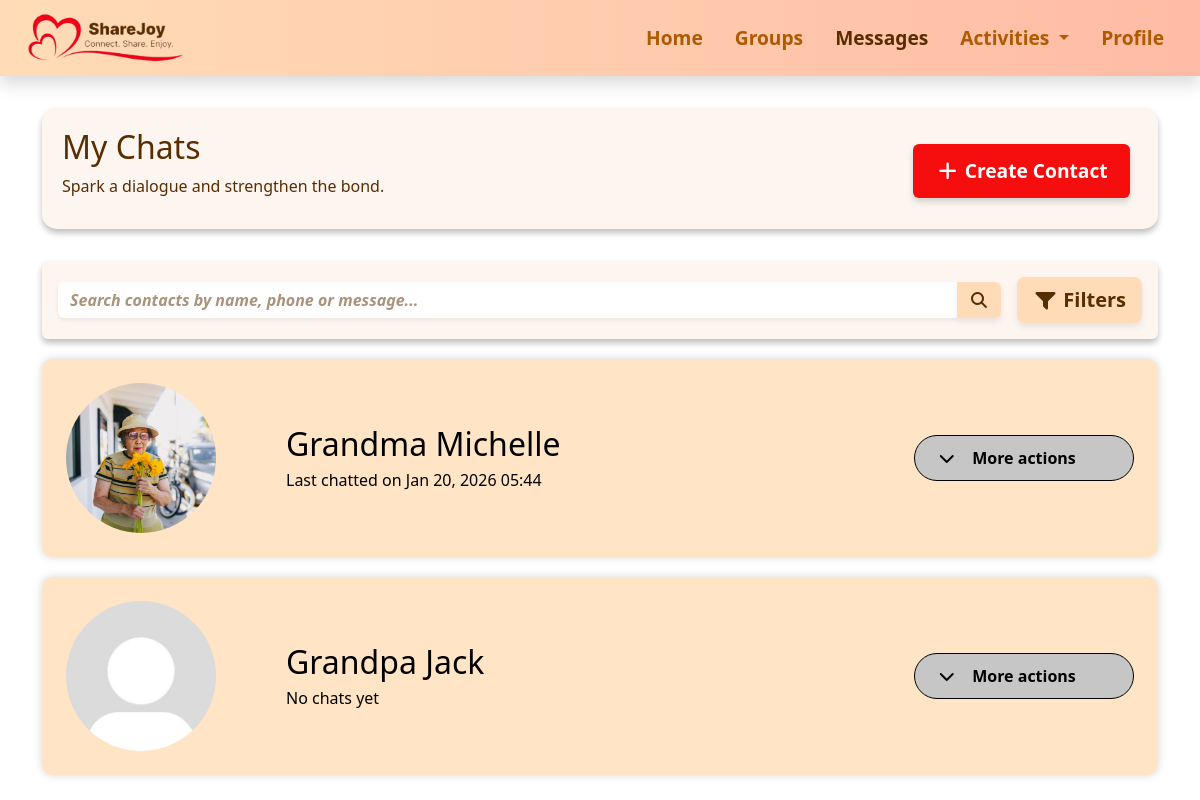
The page /messages on the database its author committed.
### messages.py (models this page shows)
class Contact(db.Model):
    __tablename__ = 'contact'
    id = db.Column(db.Integer, primary_key=True)
    name = db.Column(db.String(100), nullable=False)
    phone = db.Column(db.String(20))
    short_desc = db.Column(db.String(120))
    image_url = db.Column(db.String(200))
    messages = db.relationship("Message", backref="contact", lazy=True)
    chat_group = db.Column(db.String(50))       # e.g. Family, Friends, Work
    message_status = db.Column(db.String(20))   # e.g. Unread, Read, Archived

### app.py (the view, shortened to what this page needs)
@app.route("/messages")
def messages():
    search = request.args.get("search", "")
    filter_type = request.args.get("filter_type", "name")  # NEW: default to name
    chat_filter = request.args.get("chat")
    status_filter = request.args.get("status")
    query = Contact.query
    if chat_filter:
        query = query.filter(Contact.chat_group == chat_filter)
    if status_filter:
        query = query.filter(Contact.message_status == status_filter)
    contacts = query.all()
    for c in contacts:
        last_msg = (
            Message.query.filter_by(contact_id=c.id)
            .order_by(Message.timestamp.desc())
            .first()
        )
        c.last_chat = last_msg.timestamp if last_msg else None
    return render_template("messages.html", contacts=contacts, title="Messages")

### templates/messages.html (shortened to what this page needs)
{% extends "base.html" %}
{% block extra_css %}
<link rel="stylesheet" href="{{ url_for('static', filename='css/messages.css') }}">
{% endblock %}
{% block content %}
<div class="section-box d-flex flex-column flex-md-row justify-content-between align-items-start align-items-md-center">
  <div>
    <h1>My Chats</h1>
    <p>Spark a dialogue and strengthen the bond.</p>
  </div>
  <a href="{{ url_for('create_contact') }}" class="btn btn-danger cta-btn mt-2 mt-md-0 me-0 me-md-2 fw-semibold">
    <i class="fa-solid fa-plus"></i> Create Contact
  </a>
</div>
<div class="p-3 mb-3 rounded shadow-sm box1">
  <div class="d-flex flex-column flex-md-row align-items-start align-items-md-center gap-2">
    <form method="get" class="flex-grow-1 mb-2 mb-md-0 box2 rounded" id="search-form">
      <div class="input-group">
        <input type="text" name="search" class="form-control shadow-sm searchbar"
          placeholder="Search contacts by name, phone or message..." value="{{ request.args.get('search', '') }}">
        <button class="btn search-btn" type="submit">
          <i class="fa-solid fa-magnifying-glass"></i>
        </button>
      </div>
    </form>
    <button id="toggle-filters" class="btn btn-lg fw-semibold mt-2 mt-md-0 ms-md-2">
      <i class="fa-solid fa-filter"></i> Filters
    </button>
  </div>
</div>
{% for contact in contacts %}
<div class="contact-box p-4" onclick="window.location.href='{{ url_for('textchat', contact_id=contact.id) }}'">
  <div class="d-flex align-items-center justify-content-between w-100">
    <div class="d-flex align-items-center">
      <img src="{{ url_for('static', filename=contact.image_url or 'images/default_pfp.jpg') }}"
           alt="Profile Image" class="circle-image">
      <div>
        <h1 class="mb-1 me-5">{{ contact.name }}</h1>
        <p class="mb-0">
          {% if contact.last_chat %}
            Last chatted on {{ contact.last_chat.strftime("%b %d, %Y %H:%M") }}
          {% else %}
            No chats yet
          {% endif %}
        </p>
      </div>
    </div>
    <div class="dropdown-wrapper position-relative" onclick="event.stopPropagation()">
      <button class="more-actions-toggle d-flex align-items-center justify-content-center"
              onclick="toggleDropdown(this)">
        <i class="fa-solid fa-chevron-down chevron-icon"></i>
        <span class="fs-6">More actions</span>
      </button>
    </div>
  </div>
</div>
{% endfor %}
{% endblock %}

### static/css/base.css (style rules this page uses)
.section-box { width: 100%; min-height: 100px; color: #582D00; background-color: #FDF6F0; box-shadow: 0 4px 6px rgba(0, 0, 0, 0.256); padding-top: 20px; padding-bottom: 15px; padding-left: 20px; padding-right: 20px; margin: 2rem auto; border-radius: 15px; }
h1 { font-size: 2rem; }
body { color: #582D00; }
.form-control, .form-select { background-color: #FDFAF7; border: none; box-shadow: 0 4px 6px rgba(0, 0, 0, 0.08); }
.form-control::placeholder, .form-select::placeholder, .form-select option[value=""], .form-control.is-placeholder[type="date"], .form-control.is-placeholder[type="time"], .form-select:has(option[value=""]:checked) { font-style: italic; color: #AA937B; }
input, textarea { color: #582D00 !important; }
#toggle-filters { background-color: #FFDCB7; color: #582D00; border: none; box-shadow: 0 4px 6px rgba(0, 0, 0, 0.08); }
input::placeholder { font-style: italic; color: #582D00; }
.search-btn { background-color: #FFDCB7; color: #582D00; border: none; box-shadow: 0 4px 6px rgba(0, 0, 0, 0.08); font-weight: 600; }
.searchbar { background-color: transparent !important; border: none !important; }
.box2 { background-color: #FFFFFF; color: #582D00; }
.box1 { background-color: #FDF6F0; color: #582D00; }
.btn-danger { background: #F60D0D; border: none; box-shadow: 0 4px 6px rgba(0, 0, 0, 0.158); }
.cta-btn { font-size: 1.2rem; padding: 0.8rem 1.4rem; }

### static/css/messages.css (style rules this page uses)
.contact-box { width: 100%; min-height: 150px; color: black; background-color: #FFEBD6; box-shadow: 0 0px 8px rgba(0, 0, 0, 0.6); border-radius: 10px; margin: 20px auto; display: flex; flex-direction: column; justify-content: center; align-items: flex-start; }
#toggle-filters { background-color: #FFDCB7; color: #582D00; border: none; box-shadow: 0 4px 6px rgba(0, 0, 0, 0.08); }
input::placeholder { font-style: italic; font-weight: 600; color: #582D00; }
.searchbar { background-color: transparent !important; border: none !important; }
.search-btn { background-color: #FFDCB7; color: #582D00; border: none; box-shadow: 0 4px 6px rgba(0, 0, 0, 0.08); font-weight: 600; }
.box1 { background-color: #FDF6F0; color: #000000; box-shadow: 0 4px 6px rgba(0, 0, 0, 0.256) !important; ; }
.box2 { background-color: #FFFFFF; color: #582D00; }
.btn-danger { background: #F60D0D; border: none; box-shadow: 0 4px 6px rgba(0, 0, 0, 0.158); }
.contact-box { width: 100%; min-height: 150px; color: black; background-color: #ffe4c6; box-shadow: 0 0px 8px rgba(122, 122, 122, 0.3); border-radius: 10px; margin: 20px auto; display: flex; flex-direction: column; justify-content: center; align-items: flex-start; width: 100%; min-height: 150px; color: black; background-color: #ffe4c6; box-shadow: 0 0px 8px rgba(122, 122, 122, 0.3); border-radius: 10px; margin: 20px auto; display: flex; flex-direction: column; justify-content: center; align-items: flex-start; }
.circle-image { width: 150px; height: 150px; border-radius: 50%; object-fit: cover; margin-right: 70px; }
.more-actions-toggle { width: 220px; padding: 10px 16px; border-radius: 25px; background-color: #c6c6c6; border: 1px solid black; font-weight: bold; position: relative; }
.chevron-icon { position: absolute; left: 10%; top: 50%; transform: translateY(-50%); transition: transform 0.3s ease; }

### rows shown on the page
Contact: image_url (picture), name "Grandma Michelle", last_chat "Jan 20, 2026 05:44"
Contact: shows a picture, name "Grandpa Jack", shows "No chats yet"
